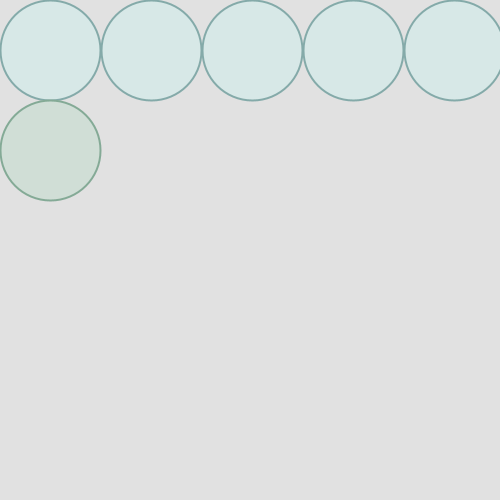
Frame 1 (no input)
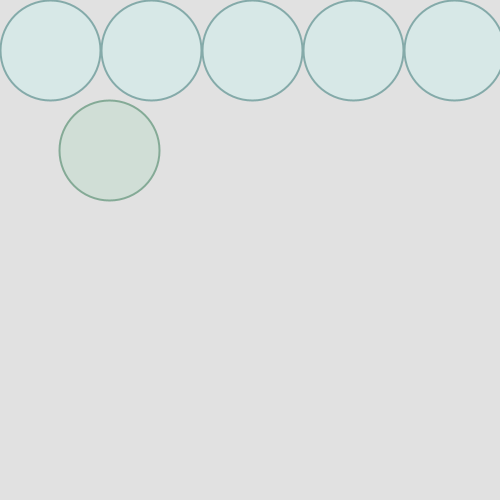
Frame 60 (the mouse pressed at the canvas centre just before this capture)
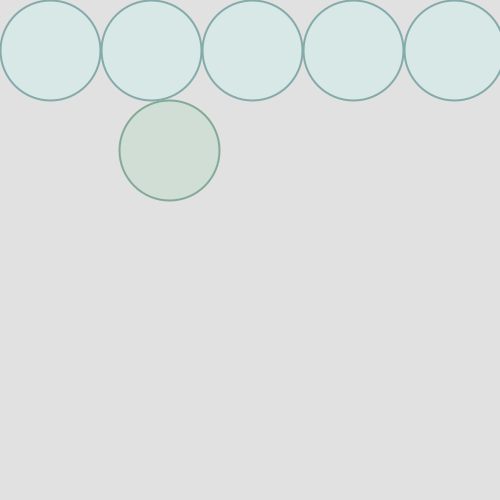
Frame 120 (the mouse held since frame 60 and released just before this capture)

The Processing sketch that drew these frames (run headless with seeded random() and noise(); from frame 60 on, the mouse is pressed at the canvas centre):

// Processing sketch: w08_circles
// ── w08_circles.pde
int movingX; int movingY; int radius;

void circleRow(int startX, int endX, int y, int d) {
  for (startX = 50; startX < 499; startX++) {
    circle(startX, y, d);
    startX = startX + d;
  }
}

void setup() {
  size(500, 500);
  movingX = 50;
  movingY = 150;
  radius = 100;
}

void draw() {
  background(225);
  strokeWeight(2);
  stroke(#84AAA9);
  fill(#D7E8E7);
  circleRow(50, 450, 50, 100);
  stroke(#84AA96);
  fill(#D0DED6);
  circle(movingX, movingY, radius);
  movingX++;
}
